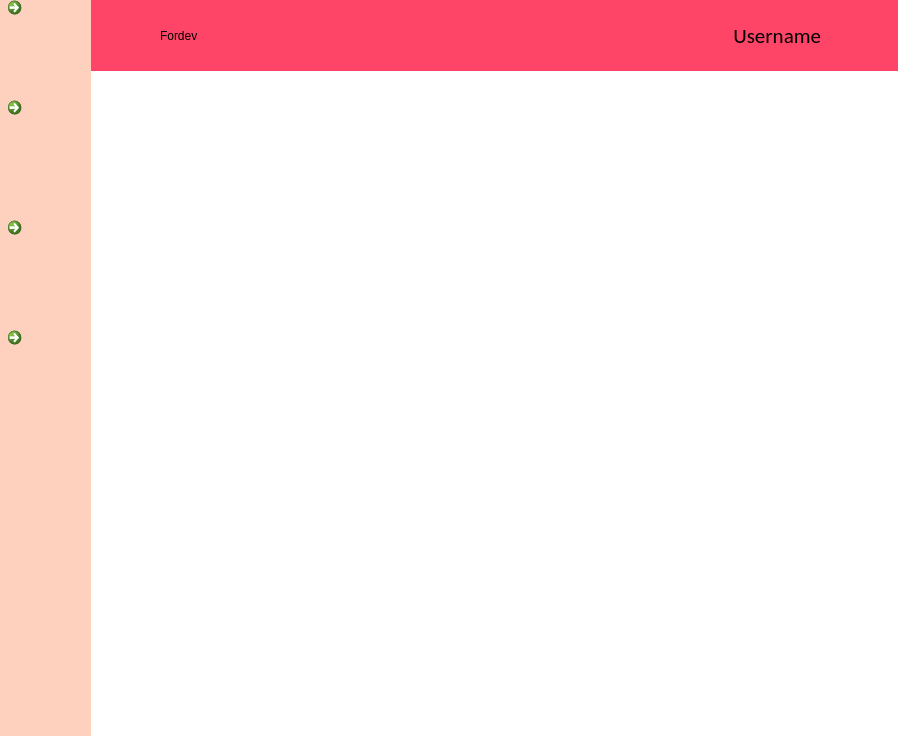
<?xml version="1.0" encoding="UTF-8"?>
<ui version="4.0">
 <class>Fordev</class>
 <widget class="QMainWindow" name="Fordev">
  <property name="geometry">
   <rect>
    <x>0</x>
    <y>0</y>
    <width>898</width>
    <height>736</height>
   </rect>
  </property>
  <property name="minimumSize">
   <size>
    <width>898</width>
    <height>736</height>
   </size>
  </property>
  <property name="maximumSize">
   <size>
    <width>898</width>
    <height>736</height>
   </size>
  </property>
  <property name="windowTitle">
   <string>Fordev</string>
  </property>
  <widget class="QWidget" name="centralwidget">
   <widget class="QLabel" name="label">
    <property name="geometry">
     <rect>
      <x>30</x>
      <y>0</y>
      <width>941</width>
      <height>736</height>
     </rect>
    </property>
    <property name="styleSheet">
     <string notr="true">background-color: rgb(255, 255, 255);</string>
    </property>
    <property name="text">
     <string/>
    </property>
   </widget>
   <widget class="QLabel" name="label_2">
    <property name="geometry">
     <rect>
      <x>0</x>
      <y>0</y>
      <width>91</width>
      <height>736</height>
     </rect>
    </property>
    <property name="styleSheet">
     <string notr="true">background-color: rgb(254, 209, 191);</string>
    </property>
    <property name="text">
     <string/>
    </property>
   </widget>
   <widget class="QLabel" name="label_3">
    <property name="geometry">
     <rect>
      <x>0</x>
      <y>0</y>
      <width>901</width>
      <height>71</height>
     </rect>
    </property>
    <property name="styleSheet">
     <string notr="true">background-color: rgb(255, 69, 103);</string>
    </property>
    <property name="text">
     <string/>
    </property>
   </widget>
   <widget class="QCommandLinkButton" name="logout">
    <property name="geometry">
     <rect>
      <x>0</x>
      <y>-10</y>
      <width>91</width>
      <height>91</height>
     </rect>
    </property>
    <property name="text">
     <string/>
    </property>
    <property name="icon">
     <iconset>
      <normaloff>../imagenes/1600302721798.png</normaloff>../imagenes/1600302721798.png</iconset>
    </property>
    <property name="iconSize">
     <size>
      <width>80</width>
      <height>80</height>
     </size>
    </property>
   </widget>
   <widget class="QCommandLinkButton" name="home">
    <property name="geometry">
     <rect>
      <x>0</x>
      <y>90</y>
      <width>91</width>
      <height>91</height>
     </rect>
    </property>
    <property name="styleSheet">
     <string notr="true"/>
    </property>
    <property name="text">
     <string/>
    </property>
    <property name="icon">
     <iconset>
      <normaloff>../imagenes/casa.png</normaloff>../imagenes/casa.png</iconset>
    </property>
    <property name="iconSize">
     <size>
      <width>80</width>
      <height>80</height>
     </size>
    </property>
   </widget>
   <widget class="QCommandLinkButton" name="preguntas">
    <property name="geometry">
     <rect>
      <x>0</x>
      <y>210</y>
      <width>91</width>
      <height>91</height>
     </rect>
    </property>
    <property name="text">
     <string/>
    </property>
    <property name="icon">
     <iconset>
      <normaloff>../imagenes/buscar.png</normaloff>../imagenes/buscar.png</iconset>
    </property>
    <property name="iconSize">
     <size>
      <width>75</width>
      <height>75</height>
     </size>
    </property>
   </widget>
   <widget class="QCommandLinkButton" name="biografia">
    <property name="geometry">
     <rect>
      <x>0</x>
      <y>320</y>
      <width>91</width>
      <height>91</height>
     </rect>
    </property>
    <property name="autoFillBackground">
     <bool>false</bool>
    </property>
    <property name="text">
     <string/>
    </property>
    <property name="icon">
     <iconset>
      <normaloff>../imagenes/trabajando.png</normaloff>../imagenes/trabajando.png</iconset>
    </property>
    <property name="iconSize">
     <size>
      <width>70</width>
      <height>80</height>
     </size>
    </property>
   </widget>
   <widget class="QLabel" name="label_4">
    <property name="geometry">
     <rect>
      <x>160</x>
      <y>20</y>
      <width>141</width>
      <height>31</height>
     </rect>
    </property>
    <property name="styleSheet">
     <string notr="true">font: 24pt &quot;Calibri&quot;;</string>
    </property>
    <property name="text">
     <string>Fordev</string>
    </property>
   </widget>
   <widget class="QLabel" name="username">
    <property name="geometry">
     <rect>
      <x>380</x>
      <y>20</y>
      <width>441</width>
      <height>31</height>
     </rect>
    </property>
    <property name="font">
     <font>
      <family>Calibri</family>
      <pointsize>16</pointsize>
     </font>
    </property>
    <property name="text">
     <string>Username</string>
    </property>
    <property name="alignment">
     <set>Qt::AlignRight|Qt::AlignTrailing|Qt::AlignVCenter</set>
    </property>
   </widget>
   <widget class="QStackedWidget" name="windows">
    <property name="geometry">
     <rect>
      <x>90</x>
      <y>70</y>
      <width>811</width>
      <height>671</height>
     </rect>
    </property>
    <property name="currentIndex">
     <number>-1</number>
    </property>
   </widget>
   <zorder>label</zorder>
   <zorder>label_3</zorder>
   <zorder>label_2</zorder>
   <zorder>logout</zorder>
   <zorder>home</zorder>
   <zorder>preguntas</zorder>
   <zorder>biografia</zorder>
   <zorder>label_4</zorder>
   <zorder>username</zorder>
   <zorder>windows</zorder>
  </widget>
 </widget>
 <resources/>
 <connections/>
</ui>
